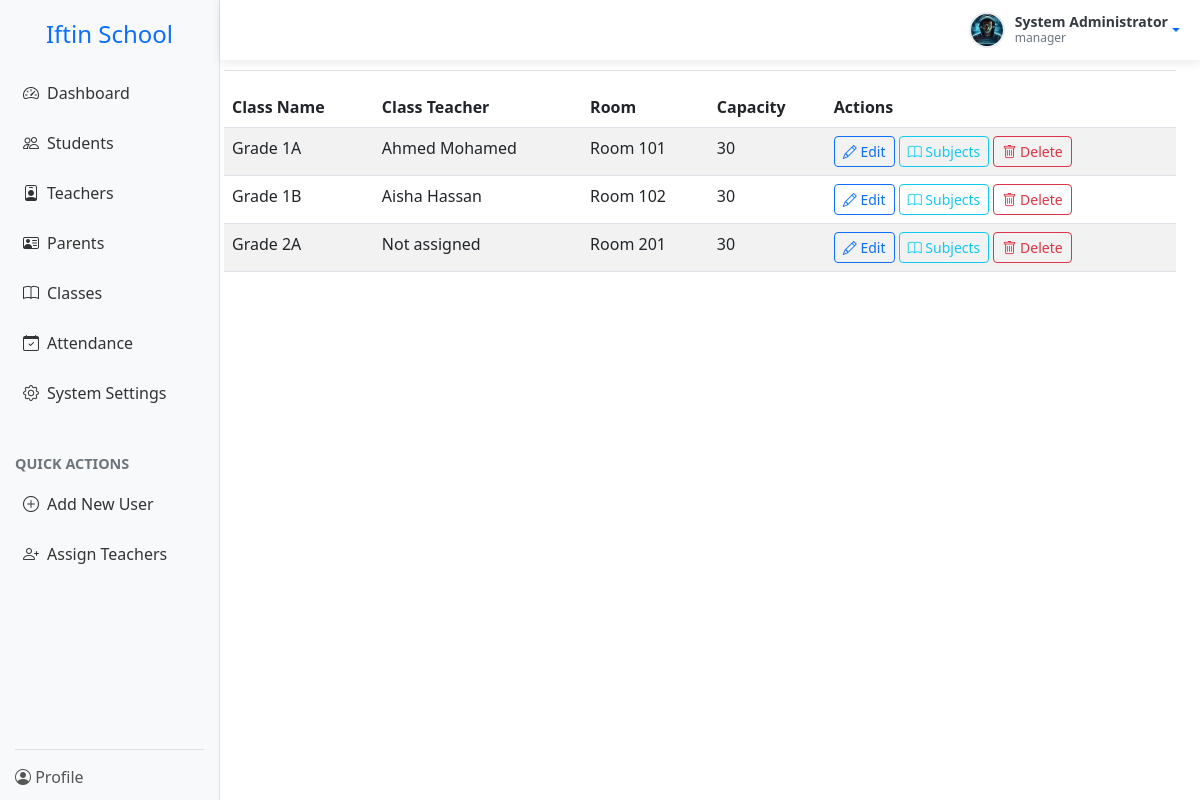
The app's page /manager/classes/manage.php (signed in) with its own data.
### tables this page shows
CREATE TABLE classes (
  class_id INT AUTO_INCREMENT PRIMARY KEY,
  class_name VARCHAR(50) NOT NULL,
  academic_year_id INT NOT NULL,
  class_teacher_id INT,
  capacity INT,
  room_number VARCHAR(20),
  FOREIGN KEY (academic_year_id) REFERENCES academic_years(year_id),
  FOREIGN KEY (class_teacher_id) REFERENCES teachers(teacher_id),
  UNIQUE KEY (class_name, academic_year_id),
  INDEX idx_teacher (class_teacher_id)
);

### manager/classes/manage.php (the view, shortened to what this page needs)
<?php
require_once __DIR__ . '/../../config/database.php';
$currentYear = $db->query("SELECT year_id FROM academic_years WHERE is_current = 1")->fetchColumn();
$classes = $db->query("
    SELECT c.*, CONCAT(u.first_name, ' ', u.last_name) as teacher_name
    FROM classes c
    LEFT JOIN teachers t ON c.class_teacher_id = t.teacher_id
    LEFT JOIN users u ON t.user_id = u.user_id
    WHERE c.academic_year_id = $currentYear
    ORDER BY c.class_name
")->fetchAll();
?>
<!DOCTYPE html>
<html lang="en">
<head>
    <link href="https://cdn.jsdelivr.net/npm/bootstrap@5.3.0/dist/css/bootstrap.min.css" rel="stylesheet">
    <link href="https://cdn.jsdelivr.net/npm/bootstrap-icons@1.10.0/font/bootstrap-icons.css" rel="stylesheet">
    <link href="../../assets/css/sidebar.css" rel="stylesheet">
</head>
<body>
<?php include './others/navbar.php'; ?>
<div class="container-fluid">
        <div class="row">
            <?php include __DIR__ . '/../others/sidebar.php'; ?>
            <main class="col-md-9 ms-sm-auto col-lg-10 px-md-4">
                <div class="d-flex justify-content-between flex-wrap flex-md-nowrap align-items-center pt-3 pb-2 mb-3 border-bottom">
                    <h1 class="h2">Manage Classes</h1>
                    <div class="btn-toolbar mb-2 mb-md-0">
                        <button class="btn btn-sm btn-outline-primary" data-bs-toggle="modal" data-bs-target="#classModal">
                        </button>
                    </div>
                </div>
                <div class="table-responsive">
                    <table class="table table-striped table-hover">
                        <thead>
                            <tr>
                                <th>Class Name</th>
                                <th>Class Teacher</th>
                                <th>Room</th>
                                <th>Capacity</th>
                                <th>Actions</th>
                            </tr>
                        </thead>
                        <tbody>
                            <?php foreach ($classes as $class): ?>
                            <tr>
                                <td><?= htmlspecialchars($class['class_name']) ?></td>
                                <td><?= $class['teacher_name'] ?? 'Not assigned' ?></td>
                                <td><?= htmlspecialchars($class['room_number']) ?></td>
                                <td><?= $class['capacity'] ?></td>
                                <td>
                                    <a href="?edit=<?= $class['class_id'] ?>" class="btn btn-sm btn-outline-primary">
                                        <i class="bi bi-pencil"></i> Edit
                                    </a>
                                    <a href="assign.php?class_id=<?= $class['class_id'] ?>" class="btn btn-sm btn-outline-info">
                                        <i class="bi bi-book"></i> Subjects
                                    </a>
                                    <a href="?delete=<?= $class['class_id'] ?>" class="btn btn-sm btn-outline-danger"
                                       onclick="return confirm('Are you sure you want to delete this class?')">
                                        <i class="bi bi-trash"></i> Delete
                                    </a>
                                </td>
                            </tr>
                            <?php endforeach; ?>
                        </tbody>
                    </table>
                </div>
            </main>
        </div>
    </div>
</body>
</html>

### records on screen
classes: class_name "Grade 1A", teacher_name "Ahmed Mohamed", room_number "Room 101", capacity "30"
classes: class_name "Grade 1B", teacher_name "Aisha Hassan", room_number "Room 102", capacity "30"
classes: class_name "Grade 2A", teacher_name "Not assigned", room_number "Room 201", capacity "30"

### other values on screen
$_SESSION['user_name'] "System Administrator"
$_SESSION['user_role'] "manager"
